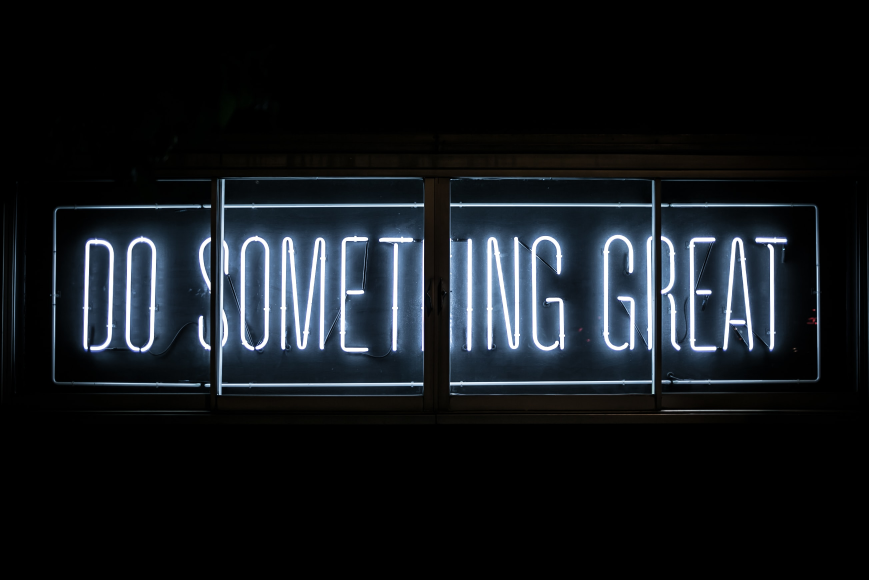
#> input picture Prak5/sometin.jpg, 2607 x 1738 px (shown at 1/3 size)
$ python tugas1.py
#> lines starting #> are read from the running program, lines starting #| are printed output that depends on the picture
import cv2

img = cv2.imread('sometin.jpg', 0)
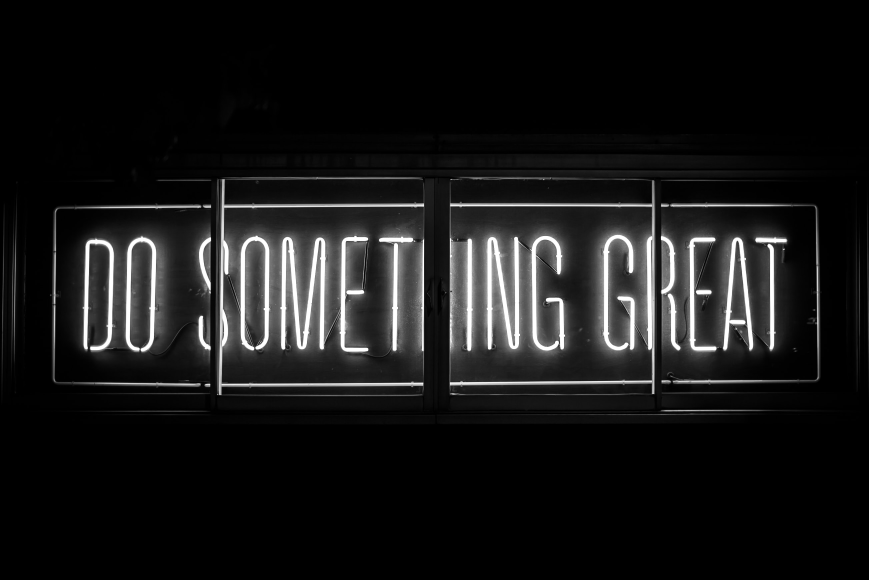
#> img: shape (1738, 2607) (shown at 1/3 size); min 0, max 255, mean 23.3
img = cv2.resize(img, (700,500))
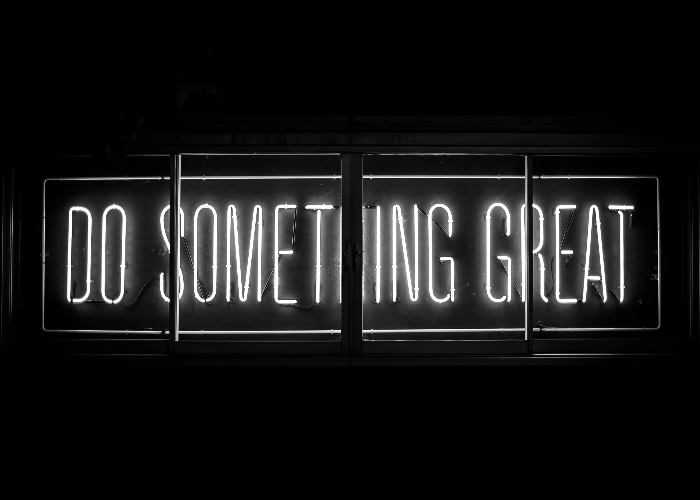
#> img: shape (500, 700); min 0, max 255, mean 23.3

img1 = 255 - img
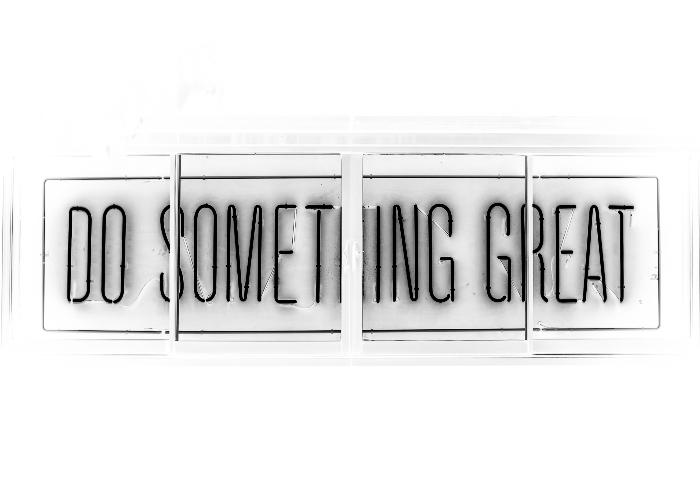
#> img1: shape (500, 700); min 0, max 255, mean 231.7

cv2.imshow("Original Image", img)
cv2.imshow("Invers", img1)

cv2.waitKey(0)
cv2.destroyAllWindows()

$ run again, with Prak5/sundae.jpg copied over Prak5/sometin.jpg
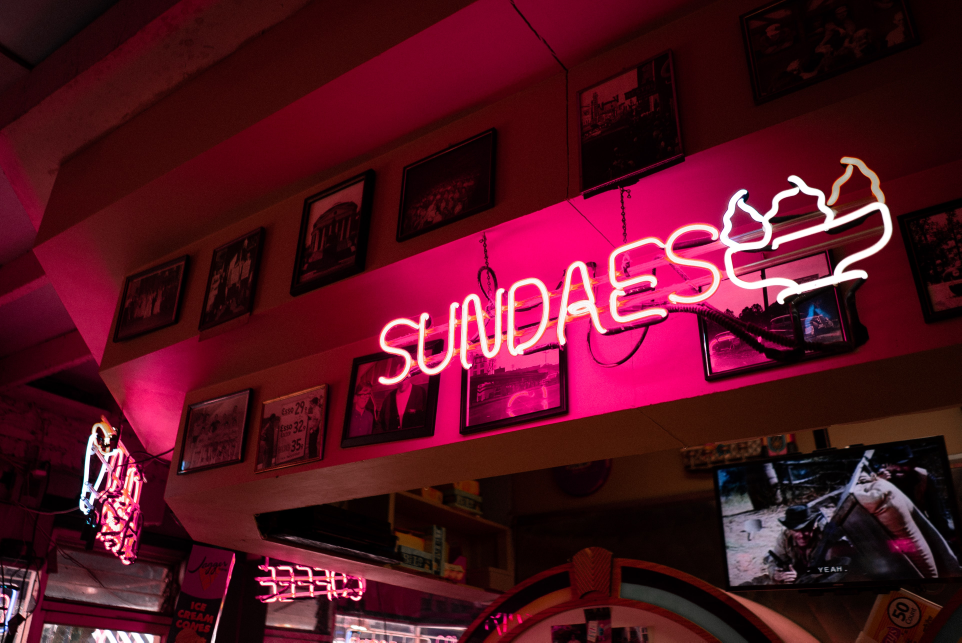
#> input picture Prak5/sundae.jpg, 3846 x 2569 px (shown at 1/4 size)
#> `img = cv2.resize(img, (700,500))`:
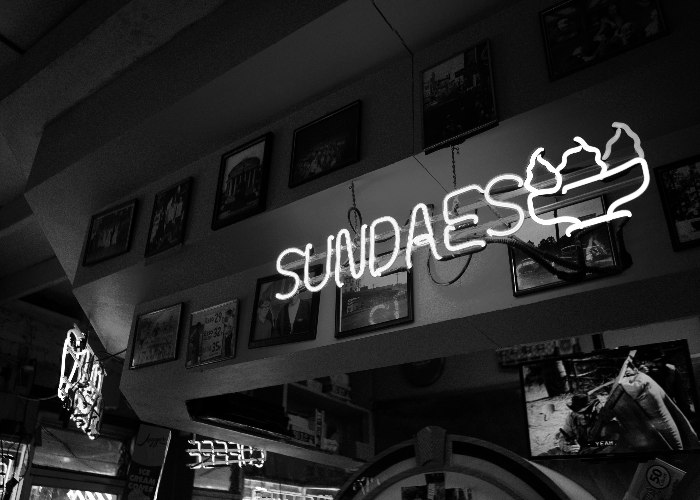
#> img: shape (500, 700); min 0, max 255, mean 39.1
#> `img1 = 255 - img`:
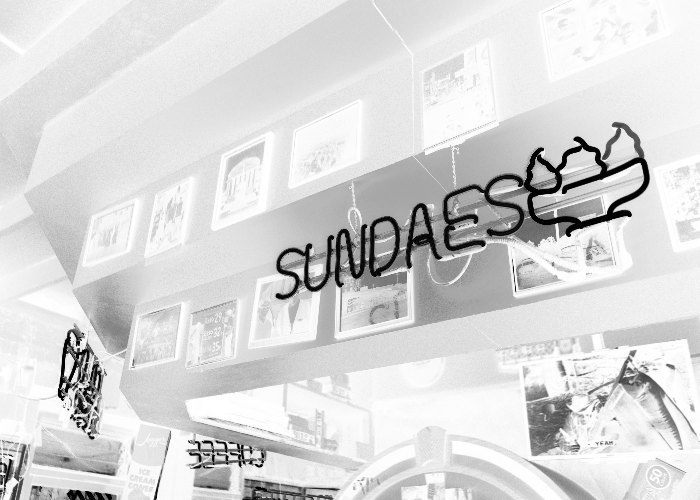
#> img1: shape (500, 700); min 0, max 255, mean 215.9
